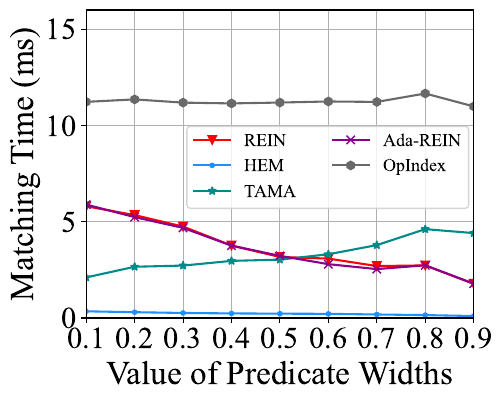

Recreate this plot in Python.
import matplotlib
import matplotlib.pyplot as plt
import numpy as np
from matplotlib import rc
from matplotlib.pyplot import MultipleLocator

rc('mathtext', default='regular')

plt.rcParams['axes.unicode_minus'] = False
plt.rcParams['font.family'] = ['Times New Roman']  #
Name = ["REIN", "HEM", "Simple", "TAMA", "Ada-REIN", "OpIndex"]
x = [0.1, 0.2, 0.3, 0.4, 0.5, 0.6, 0.7, 0.8, 0.9]

# HEM0 = [0.467408, 0.531190, 0.525600, 0.491829, 0.465316, 0.432144, 0.486478, 0.461491, 0.437459]
HEM5_RAG = [
    0.103364, 0.151319, 0.183362, 0.212182, 0.225473, 0.235648, 0.267188,
    0.302204, 0.351841
]
HEM5_VAG = [
    0.096444, 0.149327, 0.180394, 0.209312, 0.230389, 0.234096, 0.259749,
    0.298672, 0.345959
]
Simple = [
    11.947397, 14.267041, 14.769717, 14.430894, 13.937573, 13.185469,
    12.764541, 11.047522, 9.123215
]
Rein = [
    1.774599, 2.732667, 2.697823, 3.086133, 3.168597, 3.765589, 4.748034,
    5.345962, 5.804990
]
AdaREIN = [
    1.784836, 2.739094, 2.540308, 2.796412, 3.228154, 3.758323, 4.679871,
    5.240862, 5.891610
]
HEM = [
    0.102709, 0.150727, 0.182855, 0.215658, 0.225488, 0.238247, 0.261228,
    0.301697, 0.347519
]
TAMA = [
    4.410415, 4.615393, 3.786352, 3.311397, 3.033121, 2.967110, 2.722695,
    2.662048, 2.107400
]
OpIndex = [
    10.991445, 11.662716, 11.225464, 11.248130, 11.192717, 11.147342,
    11.188172, 11.356302, 11.228356
]
Rein.reverse()
AdaREIN.reverse()
HEM.reverse()
TAMA.reverse()
OpIndex.reverse()

lsize = 24

fig = plt.figure(figsize=(5, 4))
ax = fig.add_subplot(111)
ax.set_xlabel('Value of Predicate Widths', fontsize=lsize)
ax.set_ylabel('Matching Time (ms)', fontsize=lsize)
# plt.xticks(range(0,10))
ax.plot(x, Rein, marker='v', color='r', label=Name[0])
ax.plot(x, HEM, marker='.', color='DODGERBLUE', label=Name[1])
# ax.plot(x, Simple, marker='D', color='deepskyblue', label=Name[2]) #
ax.plot(x, TAMA, marker='*', color='DarkCyan', label=Name[3])
ax.plot(x, AdaREIN, marker='x', color='DarkMagenta', label=Name[4])
ax.plot(x, OpIndex, marker='h', color='DimGray', label=Name[5])  #   slategray

ax.legend(fontsize=13, ncol=2,
          loc=(1.3 / 5, 1.78 / 5))  #fontsize=10    loc='upper left'
ax.grid()
ax.set_xlim(0.1, 0.9)
ax.set_xticks(x)
# ax.set_xticklabels(x)
# ax.set_yscale("log")
ax.set_ylim(0, 16)
# ax.set_yticks([0,3,6,9,12,15])
# ax.set_yticklabels(['-1', '0', '1'])
ax.set_zorder(0)
plt.tick_params(labelsize=22)
gcf = plt.gcf()
plt.show()
gcf.savefig('./exp8_w.pdf', format='pdf', bbox_inches='tight')
